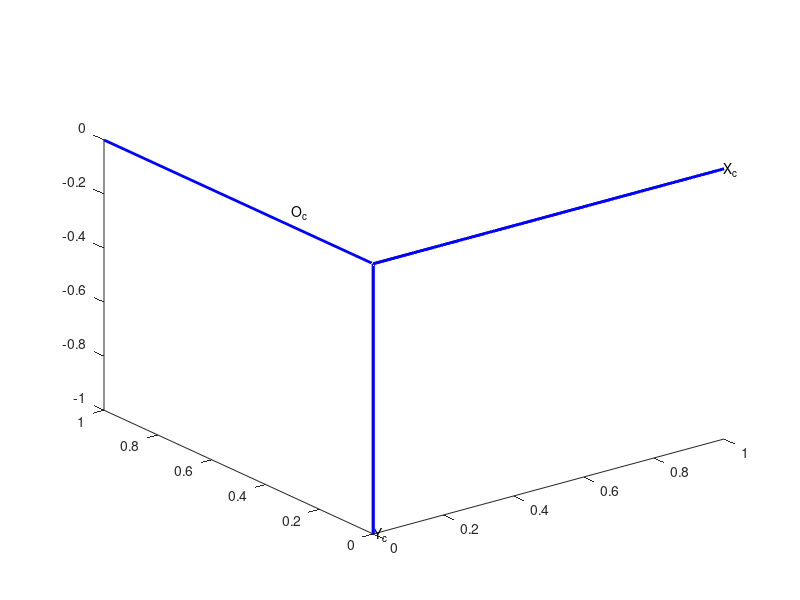

The MATLAB source for this figure:
function test
BASE = ([0 1 0 0 0 0;0 0 0 1 0 0;0 0 0 0 0 1]);
figure(4);
plot3(BASE(1,:),BASE(3,:),-BASE(2,:),'b-','linewidth',2);
text(1,0,0,'X_c');
text(-1,1,0,'Z_c');
text(0,0,-1,'Y_c');
text(-1,-1,1,'O_c');